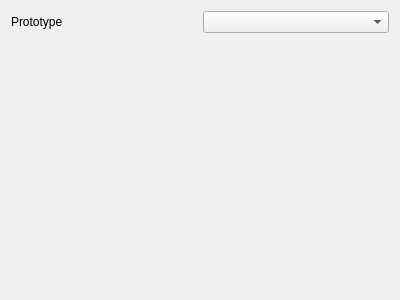
<?xml version="1.0" encoding="UTF-8"?>
<ui version="4.0">
 <class>FixtureCameraControlWidget</class>
 <widget class="QWidget" name="FixtureCameraControlWidget">
  <property name="geometry">
   <rect>
    <x>0</x>
    <y>0</y>
    <width>400</width>
    <height>300</height>
   </rect>
  </property>
  <property name="windowTitle">
   <string>Form</string>
  </property>
  <layout class="QGridLayout" name="gridLayout">
   <item row="0" column="0">
    <widget class="QLabel" name="label">
     <property name="text">
      <string>Prototype</string>
     </property>
    </widget>
   </item>
   <item row="0" column="1">
    <widget class="QComboBox" name="prototypesComboBox"/>
   </item>
   <item row="1" column="0" colspan="2">
    <widget class="CameraModelParametersControlWidget" name="cameraModelWidget" native="true"/>
   </item>
  </layout>
 </widget>
 <customwidgets>
  <customwidget>
   <class>CameraModelParametersControlWidget</class>
   <extends>QWidget</extends>
   <header>distortioncorrector/cameraModelParametersControlWidget.h</header>
   <container>1</container>
  </customwidget>
 </customwidgets>
 <resources/>
 <connections/>
</ui>
